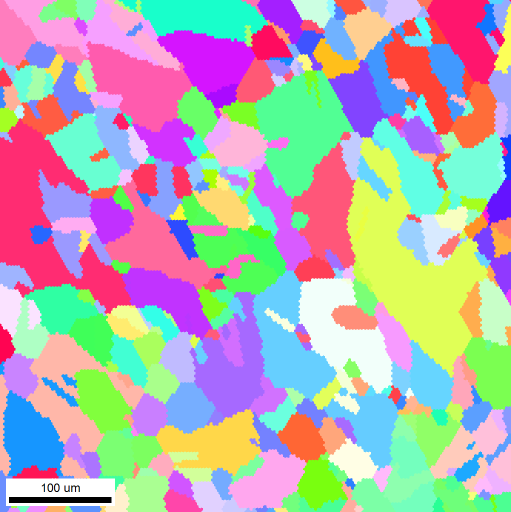
#> input picture docs/SEM/200303_Ni4N5_034_specialHolder1stTry/reg1_IPF.bmp, 1022 x 1024 px (shown at 1/2 size)
$ python build_characterization_crossref.py
#> lines starting #> are read from the running program, lines starting #| are printed output that depends on the picture
#!/usr/bin/env python3
"""Correlate the committed SEM / EBSD / optical characterization data with the
archived furnace runs and build manuscript-ready microstructure figures.

The characterization folders under ``docs/SEM/`` and ``docs/optical/`` are named
by date and specimen (e.g. ``200507_Ni4N5_081``); the ``Ni4N5_###`` /
``Ni200_###`` specimen IDs map back to the annealing runs parsed into
``docs/data_log/processed/run_summary.csv``. This script:

1. Parses the run summary into a specimen -> thermal-history index.
2. Walks the committed characterization files, classifies each by technique
   (SEM imaging, EBSD/OIM, EDS, or optical), and extracts its specimen ID(s).
3. Joins the two on specimen ID and writes a reproducible cross-reference
   (``paper/characterization-crossref.csv`` + ``.md``) flagging which specimens
   have a matched run log.
4. Renders real micrographs/maps into labeled manuscript panels in
   ``paper/figures/`` (EBSD IPF maps and a multimodal SEM+EBSD+optical figure for
   the best-correlated specimen).

Usage::

    python3 paper/build_characterization_crossref.py
"""
from __future__ import annotations

import csv
import re
from collections import defaultdict
from pathlib import Path

import matplotlib

matplotlib.use("Agg")
import matplotlib.pyplot as plt
import numpy as np
from PIL import Image

ROOT = Path(__file__).resolve().parent.parent
SUMMARY = ROOT / "docs" / "data_log" / "processed" / "run_summary.csv"
SEM_DIR = ROOT / "docs" / "SEM"
OPT_DIR = ROOT / "docs" / "optical"
FIG_DIR = Path(__file__).resolve().parent / "figures"
FIG_DIR.mkdir(parents=True, exist_ok=True)
OUT_CSV = Path(__file__).resolve().parent / "characterization-crossref.csv"
OUT_MD = Path(__file__).resolve().parent / "characterization-crossref.md"

# Specimen-ID pattern: a material prefix + a zero-padded number, e.g. Ni4N5_081,
# Ni200_015, NiCube_001, Ni_003b2.
SPEC_RE = re.compile(r"(Ni4N5|Ni200|NiCube|Ni)_(\d{3}[a-z0-9]*)", re.IGNORECASE)

# Image extensions we can render.
IMG_EXT = {".tif", ".tiff", ".bmp", ".png", ".jpg", ".jpeg"}

# Keywords that mark a file as EBSD/OIM rather than a plain SEM micrograph.
EBSD_KW = ("ipf", "iq", "oim", "boxscan", "ebsd", "misorient", "step", "scan")
EBSD_EXT = {".ang", ".oim", ".osc", ".ctf", ".cpr", ".crc"}
EDS_KW = ("eds", "spectrum")


def norm_spec(prefix: str, num: str) -> str:
    """Canonical specimen key, e.g. ('Ni4N5','081') -> 'Ni4N5_081'."""
    prefix = {"ni4n5": "Ni4N5", "ni200": "Ni200", "nicube": "NiCube", "ni": "Ni"}[
        prefix.lower()
    ]
    return f"{prefix}_{num}"


def specimens_in(text: str) -> set[str]:
    out = set()
    for m in SPEC_RE.finditer(text):
        out.add(norm_spec(m.group(1), m.group(2)))
    return out


def specimens_for_file(rel: Path) -> set[str]:
    """Attribute a file to the deepest path component that names a specimen.

    Folders like ``200616_Ni4N5_007,081_Ni_003b2`` hold per-specimen subfolders,
    so a file is credited only to the most specific component (its own name, then
    nearest parent) that contains a specimen ID -- not to every ancestor."""
    for part in (rel.name, *[p for p in reversed(rel.parent.parts)]):
        specs = specimens_in(part)
        if specs:
            return specs
    return set()


def classify(path: Path) -> str:
    name = path.name.lower()
    ext = path.suffix.lower()
    parts = [p.lower() for p in path.parts]
    if "optical" in parts:
        return "optical"
    if any(k in name for k in EDS_KW) or "eds" in parts:
        return "EDS"
    if ext in EBSD_EXT or any(k in name for k in EBSD_KW):
        return "EBSD"
    return "SEM"


def load_runs() -> dict[str, list[dict]]:
    """specimen-key -> list of run records (deduplicated by run base name)."""
    index: dict[str, list[dict]] = defaultdict(list)
    seen: set[tuple[str, str]] = set()
    if not SUMMARY.exists():
        return index
    with SUMMARY.open(newline="") as fh:
        for row in csv.DictReader(fh):
            run = (row.get("run") or "").strip().strip('"')
            if not run or run in {"run", "checktestdata", "trent_test1"}:
                continue
            specs = specimens_in(run)
            for spec in specs:
                key = (spec, run)
                if key in seen:
                    continue
                seen.add(key)
                index[spec].append(
                    {
                        "run": run,
                        "soak_temp_C": row.get("soak_temp_C", ""),
                        "peak_temp_C": row.get("peak_temp_C", ""),
                        "duration_min": row.get("duration_min", ""),
                        "has_flow": row.get("has_flow", ""),
                    }
                )
    return index


def walk_char(base: Path, source: str) -> dict[str, dict]:
    """specimen-key -> aggregated characterization record for one source tree."""
    recs: dict[str, dict] = {}
    if not base.exists():
        return recs
    for path in sorted(base.rglob("*")):
        if not path.is_file():
            continue
        if path.name in {"CATALOG.csv", "README.md"}:
            continue
        rel = path.relative_to(ROOT)
        # Credit the file to the most specific specimen component in its path.
        specs = specimens_for_file(rel)
        if not specs:
            continue
        technique = classify(path)
        for spec in specs:
            rec = recs.setdefault(
                spec,
                {
                    "source": source,
                    "folders": set(),
                    "n_files": 0,
                    "techniques": set(),
                    "img_files": [],
                },
            )
            rec["folders"].add(str(rel.parent))
            rec["n_files"] += 1
            rec["techniques"].add(technique)
            if path.suffix.lower() in IMG_EXT:
                rec["img_files"].append(str(rel))
    return recs


def build_crossref(runs, sem, opt) -> list[dict]:
    specs = sorted(set(runs) | set(sem) | set(opt))
    rows = []
    for spec in specs:
        run_recs = runs.get(spec, [])
        sem_rec = sem.get(spec)
        opt_rec = opt.get(spec)
        techniques = set()
        if sem_rec:
            techniques |= sem_rec["techniques"]
        if opt_rec:
            techniques |= opt_rec["techniques"]
        # Only emit specimens that actually have characterization data.
        if not sem_rec and not opt_rec:
            continue
        material = spec.split("_")[0]
        run_ids = "; ".join(r["run"] for r in run_recs)
        soaks = "; ".join(
            f"{r['soak_temp_C']}C/{r['duration_min']}min" for r in run_recs if r["soak_temp_C"]
        )
        rows.append(
            {
                "specimen": spec,
                "material": material,
                "matched_runs": run_ids,
                "run_thermal_history": soaks,
                "sem_files": sem_rec["n_files"] if sem_rec else 0,
                "optical_files": opt_rec["n_files"] if opt_rec else 0,
                "techniques": ", ".join(sorted(techniques)),
                "has_ebsd": "yes" if "EBSD" in techniques else "no",
                "has_eds": "yes" if "EDS" in techniques else "no",
                "matched": "yes" if run_recs else "no",
                "sem_folders": "; ".join(sorted(sem_rec["folders"])) if sem_rec else "",
                "optical_folders": "; ".join(sorted(opt_rec["folders"])) if opt_rec else "",
            }
        )
    return rows


def write_csv(rows):
    fields = [
        "specimen",
        "material",
        "matched_runs",
        "run_thermal_history",
        "sem_files",
        "optical_files",
        "techniques",
        "has_ebsd",
        "has_eds",
        "matched",
        "sem_folders",
        "optical_folders",
    ]
    with OUT_CSV.open("w", newline="") as fh:
        w = csv.DictWriter(fh, fieldnames=fields)
        w.writeheader()
        for r in rows:
            w.writerow(r)


def write_md(rows):
    matched = [r for r in rows if r["matched"] == "yes"]
    lines = [
        "# SEM / EBSD / optical \u2194 furnace-run cross-reference",
        "",
        "Auto-generated by `paper/build_characterization_crossref.py`. Each row is a",
        "characterized specimen; `matched_runs` is the archived furnace run(s) whose",
        "`Ni4N5_###` / `Ni200_###` specimen ID matches the characterization folder, with",
        "the machine-parsed soak temperature/duration from",
        "`docs/data_log/processed/run_summary.csv`.",
        "",
        f"- Characterized specimens with committed data: **{len(rows)}**",
        f"- Of those, specimens with a matched parsed run log: **{len(matched)}**",
        f"- Specimens with committed EBSD/OIM data: "
        f"**{sum(1 for r in rows if r['has_ebsd'] == 'yes')}**",
        f"- Specimens with committed EDS data: "
        f"**{sum(1 for r in rows if r['has_eds'] == 'yes')}**",
        "",
        "| Specimen | Material | Matched run(s) | Soak (parsed) | SEM files | Optical files | Techniques | EBSD | EDS |",
        "|---|---|---|---|---:|---:|---|:--:|:--:|",
    ]
    for r in rows:
        lines.append(
            "| {specimen} | {material} | {runs} | {soak} | {sem} | {opt} | {tech} | {ebsd} | {eds} |".format(
                specimen=r["specimen"],
                material=r["material"],
                runs=r["matched_runs"] or "\u2014",
                soak=r["run_thermal_history"] or "\u2014",
                sem=r["sem_files"],
                opt=r["optical_files"],
                tech=r["techniques"],
                ebsd=r["has_ebsd"],
                eds=r["has_eds"],
            )
        )
    lines.append("")
    OUT_MD.write_text("\n".join(lines))


# ----------------------------------------------------------------------------
# Figure rendering
# ----------------------------------------------------------------------------
def load_img(rel: str) -> np.ndarray:
    """Load an image (relative to repo root) as an 8-bit display array."""
    im = Image.open(ROOT / rel)
    if im.mode == "I;16" or im.mode == "I":
        arr = np.asarray(im, dtype=np.float64)
        lo, hi = np.percentile(arr, (1, 99))
        if hi <= lo:
            hi = lo + 1
        arr = np.clip((arr - lo) / (hi - lo), 0, 1)
        return arr  # grayscale float
    if im.mode == "RGBA":
        im = im.convert("RGB")
    if im.mode == "L":
        return np.asarray(im, dtype=np.float64) / 255.0
    return np.asarray(im.convert("RGB"))


def show(ax, rel: str, title: str):
    arr = load_img(rel)
    if arr.ndim == 2:
        ax.imshow(arr, cmap="gray")
    else:
        ax.imshow(arr)
    ax.set_title(title, fontsize=9)
    ax.set_xticks([])
    ax.set_yticks([])


def fig_ebsd():
    """EBSD inverse-pole-figure orientation maps of two annealed specimens."""
    # The figure appears in the main text, where specimen IDs are not named
    # (AGENTS.md convention 12) -- panel titles carry the anneal condition
    # only; Table S1 in the SI links the panels to their specimens/runs.
    panels = [
        (
            "docs/SEM/200303_Ni4N5_034_specialHolder1stTry/reg1_IPF.bmp",
            "(a) IPF map\n(annealed 1200 °C / 12 h)",
        ),
        (
            "docs/SEM/200423_Ni4N5_069/IPF.png",
            "(b) IPF map\n(annealed specimen)",
        ),
    ]
    fig, axes = plt.subplots(1, 2, figsize=(7.2, 3.8))
    for ax, (rel, title) in zip(axes, panels):
        show(ax, rel, title)
    fig.tight_layout()
    out = FIG_DIR / "fig_ebsd.png"
    fig.savefig(out, dpi=200, bbox_inches="tight")
    plt.close(fig)
    return out


def fig_kikuchi():
    """Raw (as-collected) Kikuchi patterns. Top row: the live OIM Data Collection
    view of Ni4N5_028 (pattern panel + the SEM view of the thermally grooved
    boundaries the line scans cross). Bottom row: representative per-scan-point
    raw patterns from the >100k-pattern archives saved during EBSD mapping of
    the early-campaign Ni_003-series specimens."""
    scan3 = Image.open(
        ROOT
        / "docs/SEM/raw-kikuchi-patterns/200203_Ni4N5_028_s1/Scan3.JPG"
    )
    # Fixed panel positions inside the 1432x1072 OIM DC screenshot.
    pattern = scan3.crop((722, 165, 1053, 466))
    scanview = scan3.crop((38, 163, 598, 680))
    saved = [
        (
            "docs/SEM/raw-kikuchi-patterns/191026_Ni_003b1a/reg1a/"
            "reg1a_x4100y1628.jpg",
            "(c) Saved raw pattern\nNi_003b1a, scan reg1a",
        ),
        (
            "docs/SEM/raw-kikuchi-patterns/191026_Ni_003b1a/rega1a1/"
            "rega1a1_x550y12817.jpg",
            "(d) Saved raw pattern\nNi_003b1a, scan rega1a1",
        ),
        (
            "docs/SEM/200616_Ni4N5_007,081_Ni_003b2/Ni4N5_007/"
            "boxscan_003a1b_0degRot/boxscan_003a1b_0degRot_x360y415.jpg",
            "(e) Saved raw pattern\nNi_003a1b, box scan",
        ),
    ]
    fig = plt.figure(figsize=(7.2, 6.2))
    gs = fig.add_gridspec(2, 6, height_ratios=[1.35, 1.0])
    ax_a = fig.add_subplot(gs[0, 0:3])
    ax_b = fig.add_subplot(gs[0, 3:6])
    ax_a.imshow(np.asarray(pattern.convert("L")), cmap="gray")
    ax_a.set_title(
        "(a) Raw Kikuchi pattern (EBSP)\nNi4N5_028, live detector view", fontsize=9
    )
    ax_b.imshow(np.asarray(scanview.convert("RGB")))
    ax_b.set_title(
        "(b) SEM live view, 70,068x\n(grooved GBs + EBSD line scans)", fontsize=9
    )
    axes = [ax_a, ax_b]
    for i, (rel, title) in enumerate(saved):
        ax = fig.add_subplot(gs[1, 2 * i : 2 * i + 2])
        im = Image.open(ROOT / rel)
        ax.imshow(np.asarray(im.convert("L")), cmap="gray", interpolation="lanczos")
        ax.set_title(title, fontsize=9)
        axes.append(ax)
    for ax in axes:
        ax.set_xticks([])
        ax.set_yticks([])
    fig.tight_layout()
    out = FIG_DIR / "fig_kikuchi.png"
    fig.savefig(out, dpi=200, bbox_inches="tight")
    plt.close(fig)
    return out


def fig_multimodal():
    """Microstructure of the best-correlated specimen (Ni4N5_081, annealed
    1300 C / 20 h): optical grain map + SEM GB detail. (The low-detail SEM
    survey panel was dropped from the manuscript per PR #3 review.)"""
    panels = [
        (
            "docs/optical/CB121/2005##_Ni200_Ni4N5/200506_Ni4N5_081/im_sclbr_measure_1.jpg",
            "(a) Optical, grain structure\n(scale bar + grain-size measurements)",
        ),
        (
            "docs/SEM/200511_Ni4N5_081_postEP/GB.tif",
            "(b) SEM grain-boundary detail",
        ),
    ]
    fig, axes = plt.subplots(1, 2, figsize=(7.2, 3.6))
    for ax, (rel, title) in zip(axes, panels):
        show(ax, rel, title)
    fig.suptitle(
        "Ni4N5_081 microstructure after its 1300 \u00b0C / 20 h anneal",
        fontsize=10,
    )
    fig.tight_layout(rect=(0, 0, 1, 0.93))
    out = FIG_DIR / "fig_microstructure.png"
    fig.savefig(out, dpi=200, bbox_inches="tight")
    plt.close(fig)
    return out


def main():
    runs = load_runs()
    sem = walk_char(SEM_DIR, "SEM")
    opt = walk_char(OPT_DIR, "optical")
    rows = build_crossref(runs, sem, opt)
    write_csv(rows)
    write_md(rows)
    print(f"Wrote {OUT_CSV.relative_to(ROOT)} ({len(rows)} specimens)")
    print(f"Wrote {OUT_MD.relative_to(ROOT)}")
    for fn in (fig_ebsd, fig_kikuchi, fig_multimodal):
        out = fn()
        print(f"Wrote {out.relative_to(ROOT)}")
#> this loop made 2 passes
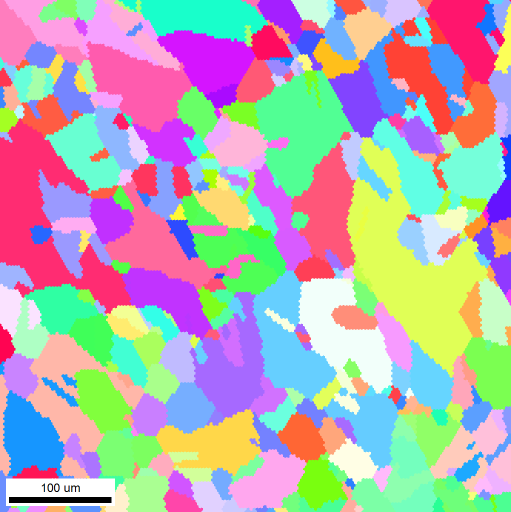
#> input picture docs/SEM/200303_Ni4N5_034_specialHolder1stTry/reg1_IPF.bmp, 1022 x 1024 px (shown at 1/2 size)
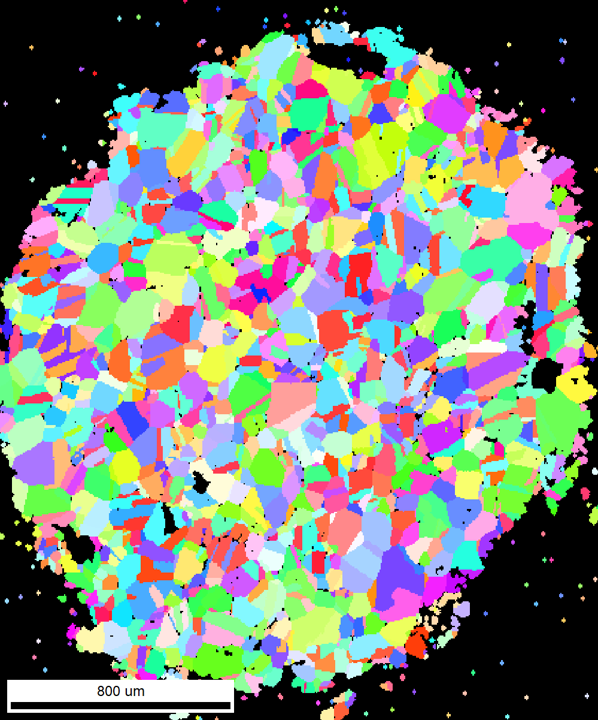
#> input picture docs/SEM/200423_Ni4N5_069/IPF.png, 598 x 720 px
#> pass 1, in fig_ebsd, `fig.savefig(out, dpi=200, bbox_inches="tight")`:
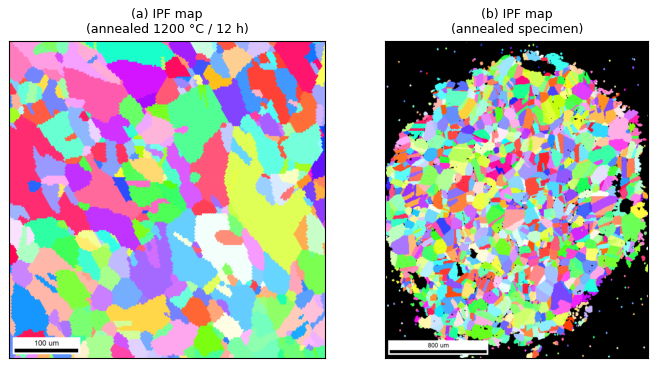
#> figure drawn by matplotlib, 2 panels
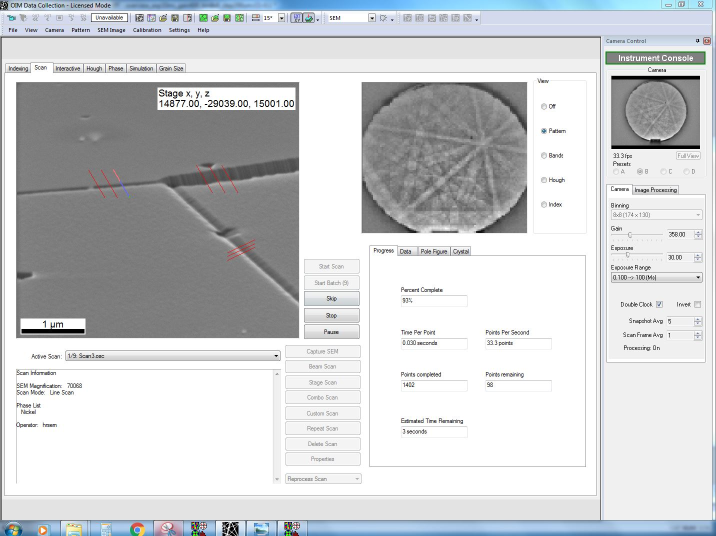
#> input picture docs/SEM/raw-kikuchi-patterns/200203_Ni4N5_028_s1/Scan3.JPG, 1432 x 1072 px (shown at 1/2 size)
#> pass 2, in fig_kikuchi, `pattern = scan3.crop((722, 165, 1053, 466))`:
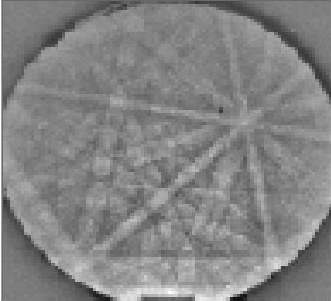
#> pattern: PIL image 331x301 RGB; min 5, max 255, mean 131.4
#> pass 2, in fig_kikuchi, `scanview = scan3.crop((38, 163, 598, 680))`:
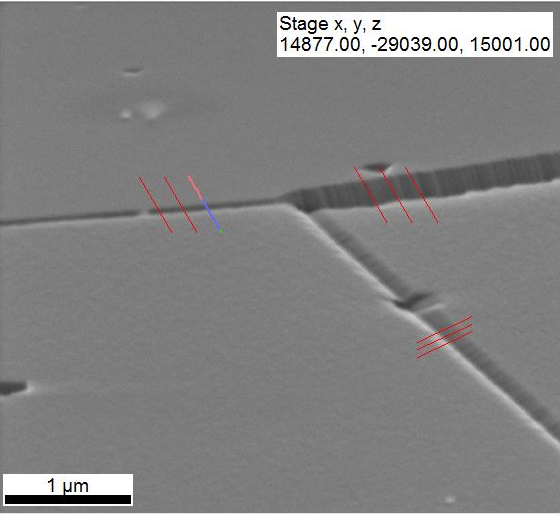
#> scanview: PIL image 560x517 RGB; mean R, G, B 130.6, 130.2, 130.2


if __name__ == "__main__":
#> (the run stopped early here; a loop or call above may not have finished)
